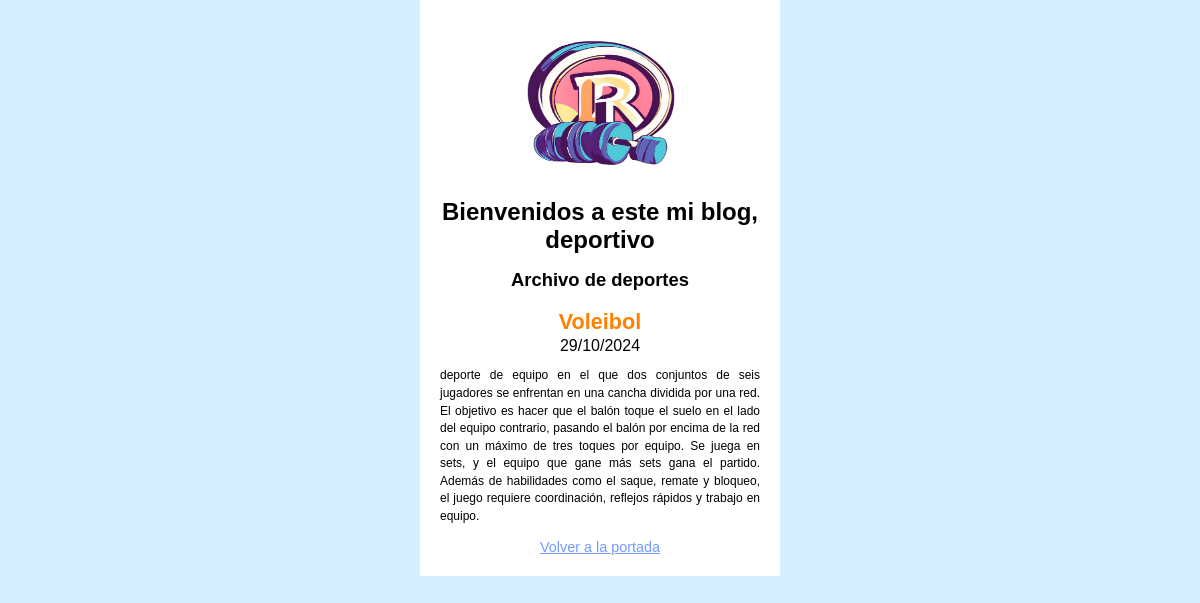
Page /deporte/2 on the committed database.
### blog/models.py (models this page shows, shortened)
class Post(models.Model):
    title = models.CharField(max_length=200, verbose_name="Titulo")
    content = models.TextField(verbose_name="Contenido")
    created = models.DateTimeField(auto_now_add=True,verbose_name="Creado")
    modified = models.DateTimeField(auto_now=True, verbose_name="Modificado")
    class Meta:
        verbose_name="Entrada"
        verbose_name_plural="Entradas"

### blog/views.py (the view)
# urls.py: path('deporte/<id>', post, name="post"),
def post(request, id):
    post = Post.objects.get(id=id)
    return render(request, "blog/post.html", {"post": post})

### blog/templates/blog/post.html (shortened to what this page needs)
{% extends "blog/base.html" %}
{% block content %}
    <div>
        <h3>{{post.title}}</h3>
        <span class = "date"> {{ post.created|date:"SHORT_DATE_FORMAT" }}</span>
        <p>{{post.content}}</p>
        <a href="{% url 'home' %}">Volver a la portada</a>
    </div>
{% endblock %}

### blog/static/blog/styles.css (style rules this page uses)
body { font-family: Arial, Helvetica, sans-serif; padding: 0; margin: 0; background: rgb(214, 238, 255); }
h3 { font-size: 135%; color: rgb(255, 128, 0); padding: 0.15rem 0; margin: 0; }
p { font-size: 75%; text-align: justify; line-height: 1.1rem; }
a { font-size: 90%; color: rgb(115, 155, 255); }

### rows in the picture
Post: title "Voleibol", created "29/10/2024", content "deporte de equipo en el que dos conjuntos de seis jugadores se enfrentan en una cancha dividida por una red. El objetivo es hacer que el balón toque el suelo en el lado del equipo contrario, pasando el balón por encima de la red con un máximo de tres toques por equipo. Se juega en sets, y el equipo que gane más sets gana el partido. Además de habilidades como el saque, remate y bloqueo, el juego requiere coordinación, reflejos rápidos y trabajo en equipo."
